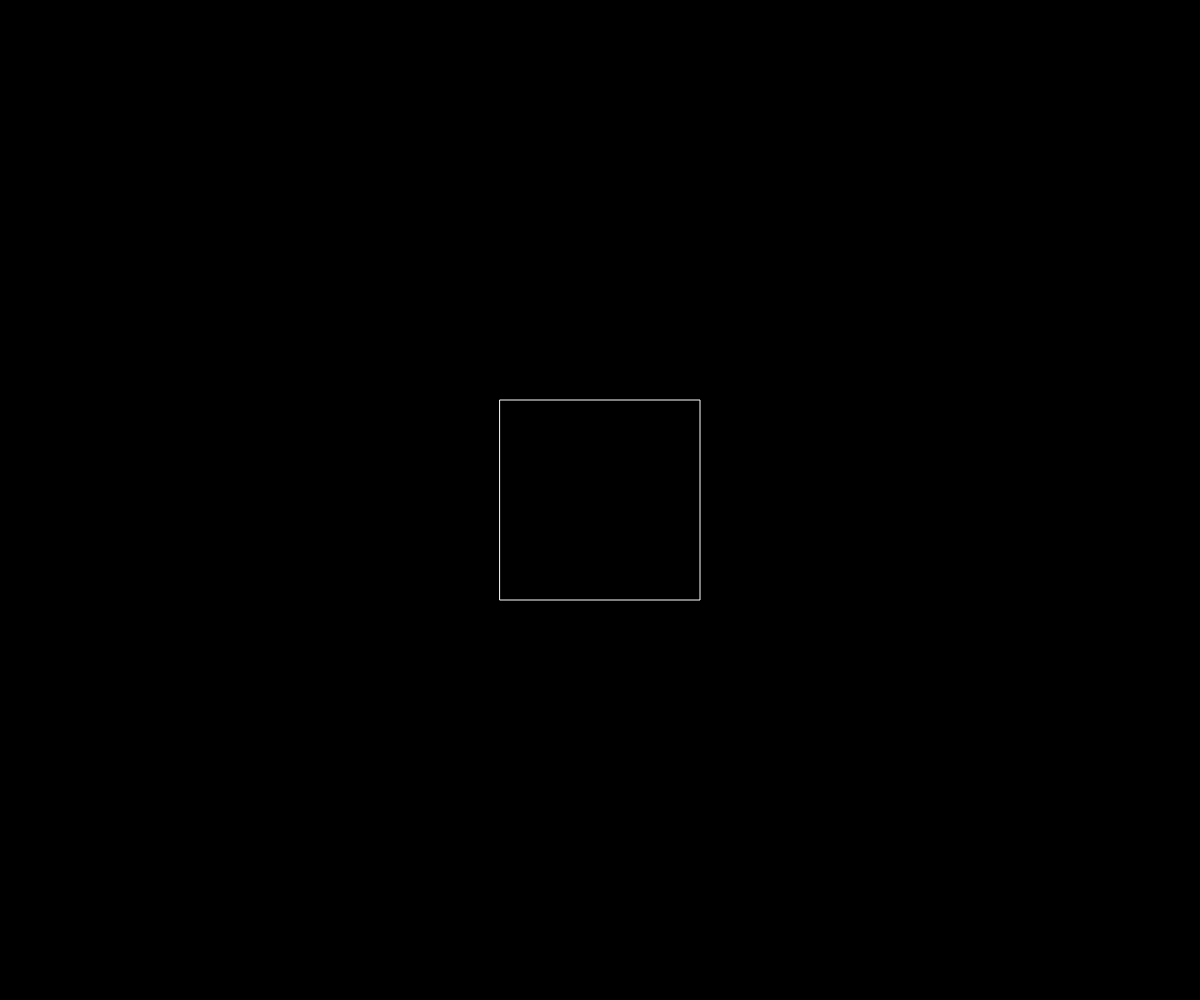
Frame 1 (no input)
Frame 60 (no input): identical to frame 1, image omitted
Frame 120 (the mouse pressed at the canvas centre since frame 60): identical to frame 1, image omitted

The p5.js sketch that drew this single still picture (run headless with seeded random() and noise() and a simulated clock; from frame 60 on, the mouse is pressed at the canvas centre):

// p5.js sketch
// ── sketch.js
var ray, box, rayStart, rayEnd, isMousePressed = false

function setup() {
  createCanvas(windowWidth, windowHeight);
  
  ray = {
    start: null,
    end: null
  };

  box = {
    min: createVector(width / 2 - 100, height / 2 + 100),
    max: createVector(width / 2 + 100, height / 2 - 100)
  };
}

function draw() {
  background(0);
  var isIntersected = false;
  
  if(ray.start && ray.end) {
    var isIntersected = intersect(ray, box);
  
    if(!isIntersected) {
      stroke(255);
    } else {
      stroke(255, 0, 0);
    }
    
    line(ray.start.x, ray.start.y, ray.end.x, ray.end.y);
  }
  
  drawBox(box, isIntersected);
}

function drawBox(box, isIntersected) {
  if(!isIntersected) {
    stroke(255);
  } else {
    stroke(0, 255, 255);
  }
  
  noFill();
  rect(box.min.x, box.max.y, box.max.x - box.min.x, box.min.y - box.max.y);
}

function mousePressed() {
  isMousePressed = true;
  ray.start = createVector(mouseX, mouseY);
}

function mouseDragged() {
  if(isMousePressed) {
    ray.end = createVector(mouseX, mouseY);
  }
}

function mouseReleased() {
  isMousePressed = false;
}

function intersect(ray, box) {
  var rayDir = p5.Vector.sub(ray.end, ray.start).normalize();
  var tmin, tmax;
  
  //x-dim
  var txmin = (box.min.x - ray.start.x) / rayDir.x;
  var txmax = (box.max.x - ray.start.x) / rayDir.x;
  
  if(txmin > txmax) {
    var t = txmin, txmin = txmax, txmax = t;
  }
  
  //y-dim
  var tymin = (box.min.y - ray.start.y) / rayDir.y;
  var tymax = (box.max.y - ray.start.y) / rayDir.y;
  
  if(tymin > tymax) {
    var t = tymin, tymin = tymax, tymax = t;
  }
  
  if(tymax < txmin || tymin > txmax) return false;
  
  //update tmin and tmax
  tmin = Math.max(txmin, tymin);
  tmax = Math.min(txmax, tymax);
  
  //stroke(255,0,0);
  //line(ray.start.x, ray.start.y, ray.start.x + tmin * rayDir.x, ray.start.y + tmin * rayDir.y);
  return true;
}
